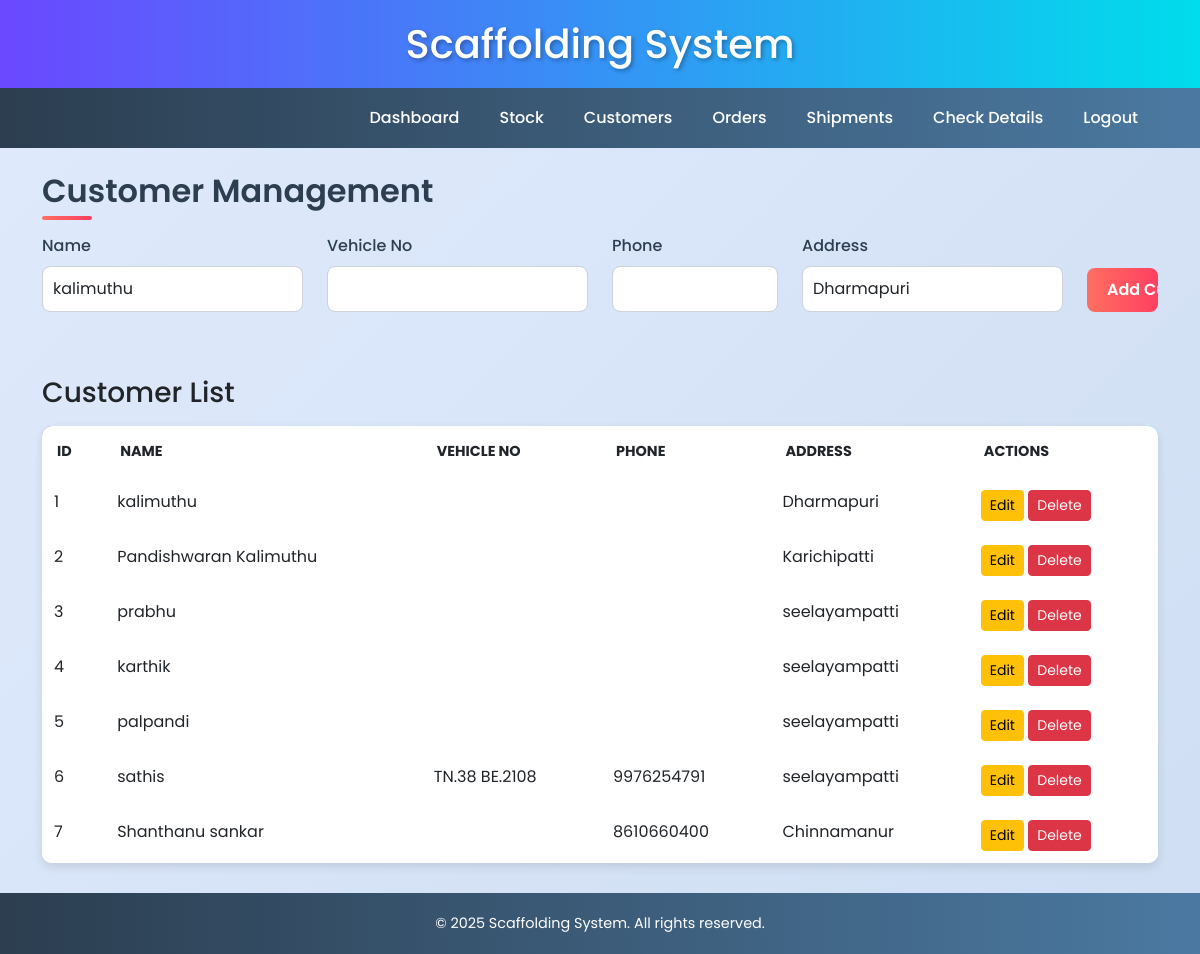
Screenshot of /edit_customer/1 (signed in) with the database file from the repository.
### app.py (models this page shows)
class Customer(db.Model):
    id = db.Column(db.Integer, primary_key=True)
    name = db.Column(db.String(100), nullable=False)
    vehicle_no = db.Column(db.String(50), nullable=True)  # new field
    phone = db.Column(db.String(20), nullable=True)
    address = db.Column(db.String(200), nullable=True)
    status = db.Column(db.String(20), default='Processing')  # Add this
    advance = db.Column(db.Float, default=0.0)
    advance_closed = db.Column(db.Boolean, default=False)

### app.py (the view, shortened to what this page needs)
@app.route('/edit_customer/<int:customer_id>', methods=['GET', 'POST'])
@login_required
def edit_customer(customer_id):
    if current_user.role not in ['Admin', 'Manager']:
        flash('Access denied', 'danger')
        return redirect(url_for('dashboard'))
    customer = Customer.query.get_or_404(customer_id)
    form = CustomerForm(obj=customer)
    if request.method == 'GET':
        form.name.data = customer.name
        form.vehicle_no.data = customer.vehicle_no
        form.phone.data = customer.phone
        form.address.data = customer.address
    customers = Customer.query.all()
    return render_template('customers.html', form=form, customers=customers)

### app.py
class CustomerForm(FlaskForm):
    name = StringField('Name', validators=[DataRequired()])
    vehicle_no = StringField('Vehicle No')
    phone = StringField('Phone')
    address = StringField('Address')
    submit = SubmitField('Add Customer')

### app.py (called while the page is built)
@login_manager.user_loader
def load_user(user_id):
    return User.query.get(int(user_id))

### templates/customers.html (shortened to what this page needs)
{% extends 'base.html' %}
{% block content %}
<h2 class="mb-4">Customer Management</h2>
<form method="POST" class="mb-5">
    <div class="row">
        <div class="col-md-3 mb-3">
            {{ form.name.label(class="form-label") }}
            {{ form.name(class="form-control") }}
        </div>
        <div class="col-md-3 mb-3">
            {{ form.vehicle_no.label(class="form-label") }}
            {{ form.vehicle_no(class="form-control") }}
        </div>
        <div class="col-md-2 mb-3">
            {{ form.phone.label(class="form-label") }}
            {{ form.phone(class="form-control") }}
        </div>
        <div class="col-md-3 mb-3">
            {{ form.address.label(class="form-label") }}
            {{ form.address(class="form-control") }}
        </div>
        <div class="col-md-1 mb-3 align-self-end">
            {{ form.submit(class="form-control btn btn-primary") }}
        </div>
    </div>
</form>
<h3 class="mb-3">Customer List</h3>
<table class="table">
    <thead>
        <tr>
            <th>ID</th>
            <th>Name</th>
            <th>Vehicle No</th>
            <th>Phone</th>
            <th>Address</th>
            <th>Actions</th>
        </tr>
    </thead>
    <tbody>
        {% for customer in customers %}
        <tr>
            <td>{{ customer.id }}</td>
            <td>{{ customer.name }}</td>
            <td>{{ customer.vehicle_no }}</td>
            <td>{{ customer.phone }}</td>
            <td>{{ customer.address }}</td>
            <td>
                <a href="{{ url_for('edit_customer', customer_id=customer.id) }}" class="btn btn-sm btn-warning">Edit</a>
                <a href="{{ url_for('delete_customer', customer_id=customer.id) }}" class="btn btn-sm btn-danger">Delete</a>
            </td>
        </tr>
        {% endfor %}
    </tbody>
</table>
{% endblock %}

### static/css/style.css (style rules this page uses)
body { font-family: 'Poppins', sans-serif; background: linear-gradient(135deg, #e0eafc, #cfdef3); margin: 0; padding: 0; animation: fadeIn 1s ease-in-out; }
.table { background-color: #fff; border-radius: 10px; overflow: hidden; box-shadow: 0 4px 10px rgba(0, 0, 0, 0.1); margin-bottom: 30px; }
.table thead { background: linear-gradient(90deg, #6b48ff, #00ddeb); color: #fff; text-transform: uppercase; font-size: 0.9rem; }
.table thead th { padding: 15px; border: none; }
.table tbody tr { transition: all 0.3s ease; }
.table tbody tr:nth-child(even) { background-color: #f8f9fa; }
.table tbody td { padding: 12px; border: none; }
.form-control { border-radius: 8px; border: 1px solid #ced4da; transition: all 0.3s ease; padding: 10px; }
.form-label { font-weight: 500; color: #2c3e50; }
.btn-primary { background: linear-gradient(90deg, #ff6f61, #ff3f61); border: none; border-radius: 8px; padding: 10px 20px; font-weight: 600; transition: all 0.3s ease; animation: pulse 2s infinite; }
h2 { color: #2c3e50; font-weight: 600; position: relative; margin-bottom: 20px; }
h2::after { content: ''; width: 50px; height: 4px; background: linear-gradient(90deg, #ff6f61, #ff3f61); position: absolute; bottom: -10px; left: 0; border-radius: 2px; }

### rows the page displays
Customer: name "kalimuthu", address "Dharmapuri", id "1"
Customer: id "2", name "Pandishwaran Kalimuthu", address "Karichipatti"
Customer: id "3", name "prabhu", address "seelayampatti"
Customer: id "4", name "karthik", address "seelayampatti"
Customer: id "5", name "palpandi", address "seelayampatti"
Customer: id "6", name "sathis", vehicle_no "TN.38 BE.2108", phone "9976254791", address "seelayampatti"
Customer: id "7", name "Shanthanu sankar", phone "8610660400", address "Chinnamanur"
